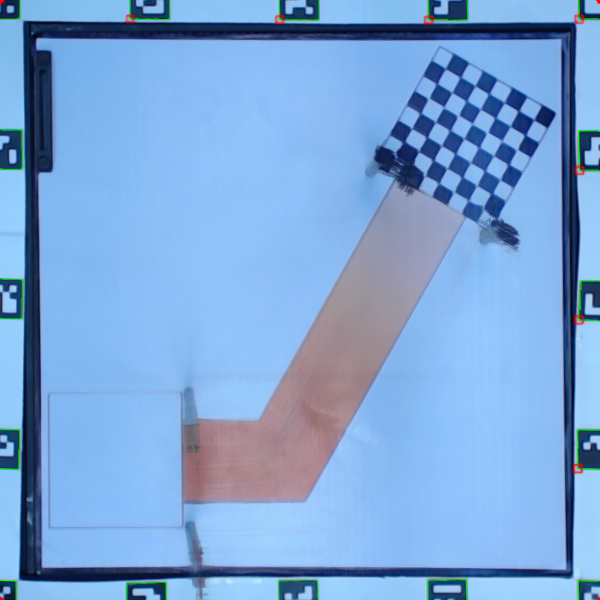
#> input picture UartPython/fieldimages/myfield.png, 600 x 600 px, found by its file name
$ python mainfindpath2plan0formyfield2.py
#> lines starting #> are read from the running program, lines starting #| are printed output that depends on the picture; after the words box and inside, x2 and y2 are one past the last pixel; in counts of white or black regions, pixels touching at a corner belong together; long printed decimals are rounded
#> further down, img is the input picture: shape (600, 600, 3); mean B, G, R 214, 165.3, 124.2
import cv2
import math
import imutils
import numpy as np
from mpl_toolkits import mplot3d
import matplotlib.pyplot as plt
from matplotlib import pyplot as plt

# [6 lines of commented-out code are left out]
def map(x, in_min, in_max, out_min, out_max):
    return (x - in_min) * (out_max - out_min) / (in_max - in_min) + out_min
def edgedetect(frame):
    # imgGrey = cv2.cvtColor(frame, cv2.COLOR_BGR2GRAY)
    # newimg = frame[40:-86, 40:-55] # พอมีไฟแล้วมาแก้ cropsize
    kernel  = np.ones((3,3),np.uint8)/ 10
    average = cv2.filter2D(frame, -1, kernel)
    edge = cv2.Canny(average, 6, 98)  # 10 71  # ส่องไฟ 6 98
#> edge: shape (520, 520); 2.2% white in thin lines or dots
    return edge
def adjustment_markpath(frame):
    # kernel = np.ones((2, 2), np.uint8) / 10
    kernelc = np.ones((3, 3), np.uint8) / 10
    opening = cv2.morphologyEx(frame, cv2.MORPH_CLOSE, kernelc)
#> opening: shape (520, 520); 2.9% white; 4 white regions, box (x1, y1, x2, y2) and area: (7, 5, 516, 520) 6978, (0, 185, 3, 520) 550, (0, 10, 13, 133) 146, (325, 122, 338, 138) 39
    dirate1 = cv2.dilate(opening, kernelc, iterations= 20) #31   มีไฟ 10
#> dirate1: shape (520, 520); 38.9% white; 2 white regions, box (x1, y1, x2, y2) and area: (0, 0, 520, 520) 100036, (0, 0, 33, 153) 5029
    erode1 = cv2.erode(dirate1, kernelc, iterations= 15) #28         5 , 7
#> erode1: shape (520, 520); 18.5% white; 2 white regions, box (x1, y1, x2, y2) and area: (0, 0, 520, 520) 47686, (0, 0, 18, 138) 2449
    # cv2.imshow('test',erode1)
    return erode1
def adjustment_chessboard(frame):
    # kernel = np.ones((2, 2), np.uint8) / 10
    kernelc = np.ones((3, 3), np.uint8) / 10
    opening = cv2.morphologyEx(frame, cv2.MORPH_CLOSE, kernelc)
    dirate1 = cv2.dilate(opening, kernelc, iterations= 9) # 8  มีไฟ 9
#> dirate1: shape (520, 520); 23.7% white; 2 white regions, box (x1, y1, x2, y2) and area: (0, 0, 520, 520) 61359, (0, 1, 22, 142) 2795
    erode1 = cv2.erode(dirate1, kernelc, iterations= 25) # 28      25
#> erode1: shape (520, 520); 3.5% white; 1 white region
    return erode1
def findendp(frame):
    pix = np.copy(frame)
    for p in range(pix.shape[0]):
        for q in range(pix.shape[1]):
            if (pix[p][q] != 0):
                pix[p][q] = 1
    fakernelme = np.array([[1,1,1],
                           [1,10,1],
                           [1,1,1]])
    filterme = cv2.filter2D(pix,-1,fakernelme)
    return np.argwhere(filterme == 11)

pathcontours=[]
thinedpath=[]
markercontours=[]
centermarkers=[] # ใช้  [x,y] ได้เลย
finishcontours=[]
centerfinish=[]
X = []
Y = []
Z = []
minpix=[]
maxpix=[]
valuepic=[]
rawZ = []
cornerpoints_skel = []
end_skel=[]
sortpoint=[]
anglespath=[]
world_position=[]
rf_list=[]
def spreadline(endpoints,thispath,picgrey):
    for i in range(len(centermarkers)):  #endpoint สั่งสลับ [x,y] เป็น [y,x]
        for j in range(len(endpoints)):  # ep x , ep y
            length = math.sqrt(pow((endpoints[j][1]-centermarkers[i][0]),2) + pow((endpoints[j][0]-centermarkers[i][1]),2))
            print('dolength=',length)
            if length <= 155.00:
                # print(length)
                markcolor = picgrey[endpoints[j][0],endpoints[j][1]]
                cv2.circle(picgrey, (endpoints[j][1],endpoints[j][0]), 7, int(markcolor), -1)
                # print('mark1=',markcolor)
                cv2.line(thispath, (centermarkers[i][0],centermarkers[i][1]), (endpoints[j][1],endpoints[j][0]), (255,255,255), 1)
                cv2.line(picgrey, (centermarkers[i][0],centermarkers[i][1]), (endpoints[j][1],endpoints[j][0]), int(markcolor), 10)
    for i in range(len(centerfinish)):  #endpoint สั่งสลับ [xcc,y] เป็น [y,x]
        for j in range(len(endpoints)):  # ep x , ep y
            length = math.sqrt(pow((endpoints[j][1]-centerfinish[i][0]),2) + pow((endpoints[j][0]-centerfinish[i][1]),2))
            # print('dolength2=',length)
            if length <= 155.00:
                # print(length)
                markcolor2 = picgrey[endpoints[j][0],endpoints[j][1]]
                cv2.circle(picgrey, (endpoints[j][1],endpoints[j][0]), 7, int(markcolor2), -1)
                # print('mark2=',markcolor2)
                cv2.line(thispath, (centerfinish[i][0],centerfinish[i][1]), (endpoints[j][1],endpoints[j][0]), (255,255,255), 1)
                cv2.line(picgrey, (centerfinish[i][0],centerfinish[i][1]), (endpoints[j][1],endpoints[j][0]), int(markcolor2), 10)

def plotmypath(frame,picgrey,order): # picgrey = newimg
    global rawZ,valuepic,temp
    temp = np.argwhere(frame == 255)
    x,y = temp.T
    # print(len(temp))
    # print("x=",len(x))
    for j in range(len(temp)):
        valuepic.append(picgrey[x[j], y[j]])
        # X.append(j[1])
        # Y.append(j[0])
        rawZ.append(picgrey[x[j], y[j]])
    # print(len(valuepic))
    maxpix.append(max(valuepic))
    minpix.append(min(valuepic))
    valuepic = []
    # print(maxpix)
    for k in range(len(rawZ)):
        # if (maxpix[i] - minpix[i]) > 10.0:
        Z.append(map(rawZ[k], minpix[order], maxpix[order], 20.0, 10.0)) # สลับ 10  20
    # print(rawZ)
    # print(Z)
    rawZ = []
def convert_coordinate(lstpixel):
    yworld = (lstpixel[0] / 520) * 370
    xworld = (lstpixel[1] / 520) * 370
    yworld = (yworld - 370) * (-1)
    xworld = (xworld - 370) * (-1)
    return [xworld,yworld]
def PathFinder(frame,tune1,tune2):
    global cornerpoints_skel
    clone = frame.copy()[40:-40, 40:-40]
    # cv2.imshow("120",clone)
    # return clone
    imgGrey = cv2.cvtColor(frame, cv2.COLOR_BGR2GRAY)
    newimg = imgGrey[40:-40, 40:-40]  #40:-86, 40:-55
    newgrey = newimg.copy()
    denoiseimg = cv2.fastNlMeansDenoising(newgrey, None, 10, 7, 21)
    cv2.imshow('raw',newimg)
    keepedge = edgedetect(newimg)
    adjustimg_markpath = adjustment_markpath(keepedge)
    adjustimg_chessboard = adjustment_chessboard(keepedge)
    contours, hierarchy = cv2.findContours(adjustimg_markpath, cv2.RETR_TREE, cv2.CHAIN_APPROX_NONE)
#> contours = 4 contours; box (x1, y1, x2, y2) and area: (0, 0, 520, 520) 87392, (146, 160, 406, 459) 26794, (15, 359, 137, 482) 14632, (0, 0, 18, 138) 2296
    contours1, hierarchy1 = cv2.findContours(adjustimg_chessboard, cv2.RETR_TREE, cv2.CHAIN_APPROX_NONE)
#> contours1 = 1 contour; box (x1, y1, x2, y2) and area: (357, 34, 489, 175) 9162

    for path in range(len(contours)):
        look = np.zeros(keepedge.shape, np.uint8)
        cv2.drawContours(look,contours,path,(255,255,255),-1)
        cv2.imshow('cnt',look)
        cv2.waitKey(0)
        if (cv2.contourArea(contours[path]) > 25000 and cv2.contourArea(contours[path]) < 50000) :
            pathcontours.append(np.zeros(keepedge.shape, np.uint8))
            cv2.drawContours(pathcontours[len(pathcontours)-1],contours,path,(255,255,255),-1)
            cv2.imshow('thinpath',pathcontours[0])
            cv2.waitKey(0)
        elif (cv2.contourArea(contours[path]) > 10000 and cv2.contourArea(contours[path]) < 25000) :
           # compute the center of the contour
            M = cv2.moments(contours[path])
            cX = int(M["m10"] / M["m00"])
            cY = int(M["m01"] / M["m00"])
            markercontours.append(np.zeros(keepedge.shape, np.uint8))
            cv2.drawContours(markercontours[len(markercontours)-1],contours,path,(255,255,255),-1)
            # cv2.circle(markercontours[len(markercontours)-1], (cX, cY), 7, (0, 0, 255), -1)
            print(len(markercontours))
            cv2.waitKey(0)
            centermarkers.append([cX, cY])
#> this loop made 4 passes
#> (cX, cY) on pass 2: (75, 419)
#| 1
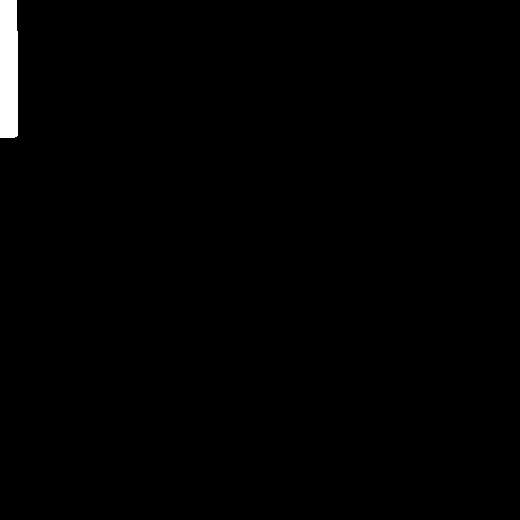
#> look: shape (520, 520); 0.91% white; 1 white region, box (x1, y1, x2, y2) and area: (0, 0, 18, 138) 2449
#> after the loop, centermarkers = [[75, 419]]; markercontours = 1 item; pathcontours = 1 item
    Mcb = cv2.moments(contours1[0])
#> Mcb = moments, m00 9162.5, centre m10/m00, m01/m00 = (422.2, 100.3)
    cXcb = int(Mcb["m10"] / Mcb["m00"])
#> cXcb = 422
    cYcb = int(Mcb["m01"] / Mcb["m00"])
#> cYcb = 100
    finishcontours.append(np.zeros(keepedge.shape, np.uint8))
    cv2.drawContours(finishcontours[0],contours1,-1,(255,255,255),-1)
    # cv2.circle(finishcontours[0], (cXcb, cYcb), 7, (0, 0, 255), -1)
    centerfinish.append([cXcb,cYcb])
    cv2.imshow('finishpls',finishcontours[0])
    cv2.imshow('marker',markercontours[0])
    cv2.waitKey(0)

    for path in range(len(pathcontours)):
        # gray = cv2.cvtColor(pathcontours[path], cv2.COLOR_BGR2GRAY)
        thined = cv2.ximgproc.thinning(pathcontours[path])
        thinedpath.append(thined)
        endpoints = findendp(thined)
        cv2.imshow('circle',thinedpath[0])
        cv2.waitKey(0)
#> this loop made 1 pass
#> (fakernelme in findendp, endpoints) on pass 1: ([[1, 1, 1], [1, 10, 1], [1, 1, 1]], [[189, 382], [421, 182]])
#> after the loop, thinedpath = 1 item
    # gradientpath = cv2.bitwise_and(,)
    ##################################  ต้องมาทำเป็นสำหรับหลาย path [0] เป็น [i]
    spreadline(endpoints,thinedpath[path],newimg) # endp ,รูปที่ thined, รูปดั้งเดิมสีเทา
#> the loop in spreadline, `for i in range(len(centermarkers)):` made 1 pass
#| dolength= 383.600
#| dolength= 107.019
#> after the loop in spreadline, `for i in range(len(centermarkers)):`: thispath: shape (520, 520); 0.16% white in thin lines or dots, all inside (x1, y1, x2, y2) = (75, 189, 383, 422)
#> the loop in spreadline, `for i in range(len(centerfinish)):` made 1 pass
#> after the loop in spreadline, `for i in range(len(centerfinish)):`: picgrey: shape (520, 520); min 14, max 202, mean 169.6
#> after the loop in spreadline, `for i in range(len(centerfinish)):`: thispath: shape (520, 520); 0.19% white in thin lines or dots, all inside (x1, y1, x2, y2) = (75, 100, 423, 422)
    fullskel = cv2.bitwise_and(pathcontours[0],thinedpath[0])
#> fullskel: shape (520, 520); 0.14% white in thin lines or dots, all inside (x1, y1, x2, y2) = (146, 165, 394, 422)
    # minus = cv2.addWeighted(fullskel,-1,thinedpath[0],1,0)
    endpoints2= findendp(fullskel) # หา จุดปลายใหม่ของ เส้นที่ ตเิมความยาวั้ง คอนทัวทั้งหมดแล้ว
#> after the loop in findendp (call 2), `for p in range(pix.shape[0]):`:
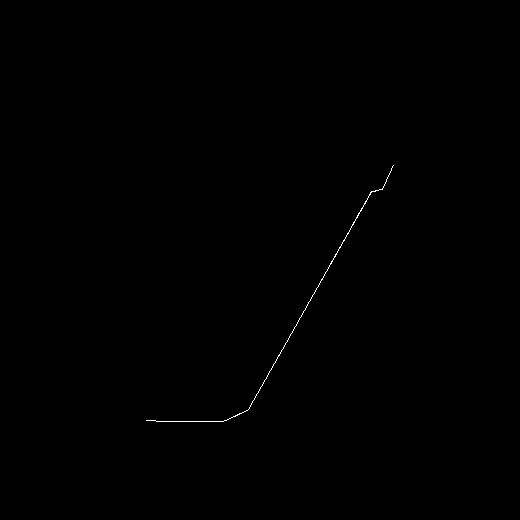
#> pix: shape (520, 520); values 0 (black) and 1 (white), 0.14% white in thin lines or dots, all inside (x1, y1, x2, y2) = (146, 165, 394, 422)
#> endpoints2 = [[165, 393], [420, 146]]
    spreadline(endpoints2,fullskel,denoiseimg)
#> the loop in spreadline (call 2), `for i in range(len(centermarkers)):` made 1 pass
#| dolength= 406.989
#| dolength= 71.007
#> after the loop in spreadline (call 2), `for i in range(len(centermarkers)):`: thispath: shape (520, 520); 0.17% white in thin lines or dots, all inside (x1, y1, x2, y2) = (75, 165, 394, 422)
#> the loop in spreadline (call 2), `for i in range(len(centerfinish)):` made 1 pass
#> after the loop in spreadline (call 2), `for i in range(len(centerfinish)):`:
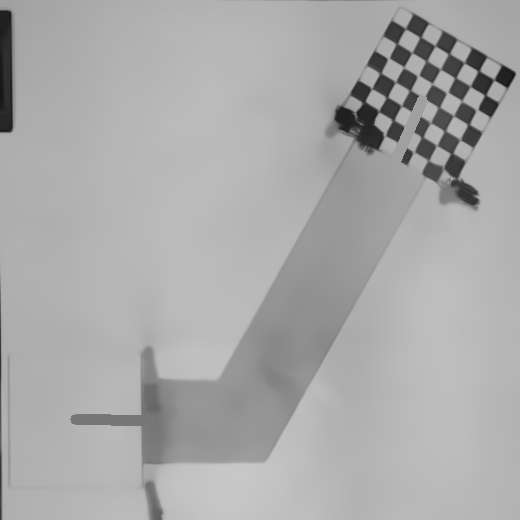
#> picgrey: shape (520, 520); min 21, max 199, mean 169.6
    contours2, hierarchy2 = cv2.findContours(fullskel, cv2.RETR_TREE, cv2.CHAIN_APPROX_NONE)
#> contours2 = 1 contour; box (x1, y1, x2, y2) and area: (75, 100, 423, 422) 25
    # print(len(contours2))
    epsilon = 0.05*cv2.arcLength(contours2[0],True)
#> epsilon = 56.46
    approx = cv2.approxPolyDP(contours2[0],epsilon,True)
#> approx = [[422, 100], [247, 410], [75, 419], [247, 410]]
    approximg = np.zeros(keepedge.shape, np.uint8)
#> approximg: shape (520, 520); every value is 0
    cv2.drawContours(approximg,approx,-1,(255,255,255),3)
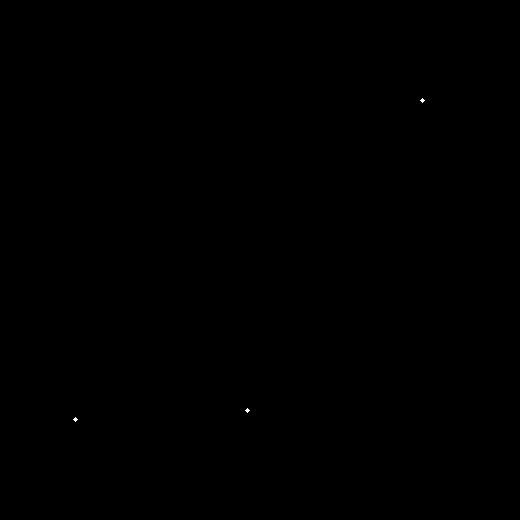
#> approximg: shape (520, 520); 0.01% white in thin lines or dots, all inside (x1, y1, x2, y2) = (73, 98, 425, 422)

    for ap in range(len(approx)):
        if list(approx[ap][0]) not in cornerpoints_skel:
            cornerpoints_skel.append(list(approx[ap][0]))
#> this loop made 4 passes
#> after the loop, cornerpoints_skel = [[422, 100], [247, 410], [75, 419]]
    for n in range(len(endpoints2)):
        end_skel.append(list(endpoints2[n]))
#> this loop made 2 passes
#> after the loop, end_skel = [[165, 393], [420, 146]]
    # ปรับ พิกัดของ endpoints
    for e in end_skel:
        e.reverse()
#> this loop made 2 passes
    for n in range(len(end_skel)):
        if list(end_skel[n]) not in cornerpoints_skel:
            cornerpoints_skel.append(list(end_skel[n]))
#> after the loop, cornerpoints_skel = [[422, 100], [247, 410], [75, 419], [393, 165], [146, 420]]
    print("corner=",cornerpoints_skel)
#| corner= [[422, 100], [247, 410], [75, 419], [393, 165], [146, 420]]
    cv2.imshow("approximg",approximg)
    pcolor = 10
    for p in range(len(cornerpoints_skel)):
        cv2.circle(clone, (cornerpoints_skel[p][0],cornerpoints_skel[p][1]), 7, (255-(3*pcolor),255-(2*pcolor),255-(pcolor)), -1)
        pcolor+=20
#> this loop made 5 passes
#> pcolor on passes 1 to 5: 30, 50, 70, 90, 110
#> after the loop, pcolor = 110
    cv2.circle(clone, (422,100), 7, (0,255,0), -1)
#> clone: shape (520, 520, 3); mean B, G, R 227, 176.1, 134.7
    ##################### sort points in line ##############################################
    startpoint = centermarkers[0]
#> startpoint = [75, 419]
    print("start",startpoint)
#| start [75, 419]
    sortpoint.append(startpoint)
    # print(contours2[0][0])
    count = 0
    for p in range(len(contours2[0])):
        for q in range(len(cornerpoints_skel)):
            if count == 0:
                if list(contours2[0][p][0]) == sortpoint[0] :
                    count = 1
            if count == 1:
                if list(contours2[0][p][0]) == cornerpoints_skel[q] :
                    # print(list(contours2[0][p][0]),cornerpoints_sskel[q])
                    if  cornerpoints_skel[q] not in sortpoint:
                        sortpoint.append(cornerpoints_skel[q])
                        print(cornerpoints_skel[q])
                    if len(sortpoint) == len(cornerpoints_skel):
                        break
#> this loop made 980 passes
#| [146, 420]
#| [247, 410]
#| [393, 165]
#> after the loop, count = 1; sortpoint = [[75, 419], [146, 420], [247, 410], [393, 165]]
    for p in range(len(contours2[0])):
        for q in range(len(cornerpoints_skel)):
            if list(contours2[0][p][0]) == cornerpoints_skel[q] :
                if  cornerpoints_skel[q] not in sortpoint:
                    sortpoint.append(cornerpoints_skel[q])
                    print(cornerpoints_skel[q])
                if len(sortpoint) == len(cornerpoints_skel):
                    break
#> after the loop, sortpoint = [[75, 419], [146, 420], [247, 410], [393, 165], [422, 100]]
    print("sort=",sortpoint)
#| sort= [[75, 419], [146, 420], [247, 410], [393, 165], [422, 100]]
    qcolor = 10
    clone2 = frame.copy()[40:-40, 40:-40]
    for p in range(len(sortpoint)):
        cv2.circle(clone2, (sortpoint[p][0],sortpoint[p][1]), 7, (255-(3*qcolor),255-(2*qcolor),255-(qcolor)), -1)
        qcolor+=20
#> this loop made 5 passes
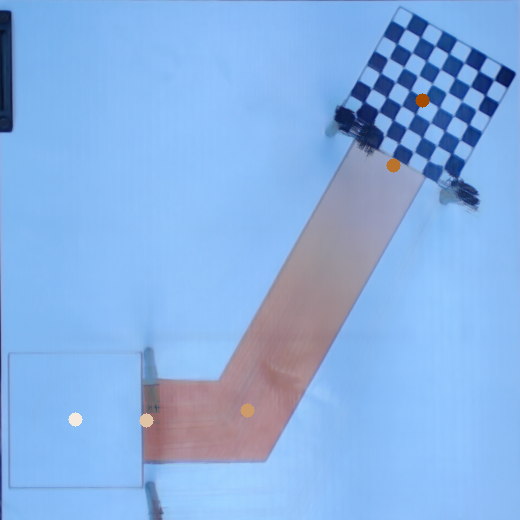
#> clone2: shape (520, 520, 3); mean B, G, R 227.1, 176.1, 134.9
#> after the loop, qcolor = 110
    for poi in range(len(sortpoint)-1):
        cv2.line(clone2, (sortpoint[poi][0],sortpoint[poi][1]), (sortpoint[poi+1][0],sortpoint[poi+1][1]), (255,255,255), 1)
#> clone2: shape (520, 520, 3); 0.18% of pixels changed, all inside (x1, y1, x2, y2) = (75, 100, 423, 421)
    cv2.circle(clone2, (sortpoint[3][0],sortpoint[3][1]), 7, (0,255,0), -1)
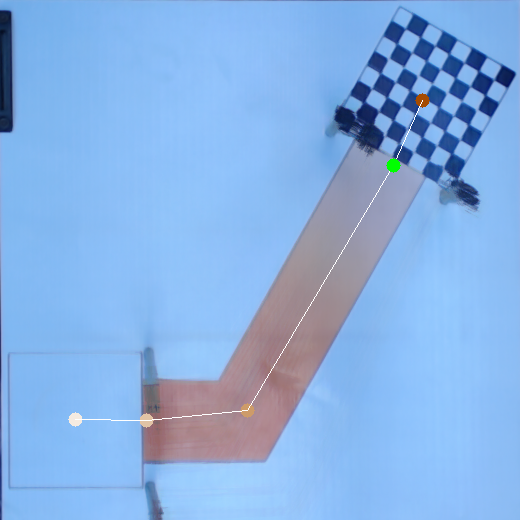
#> clone2: shape (520, 520, 3); mean B, G, R 227.2, 176.4, 135
    ########### sortpoint เป็น list ของ เส้นทางที่เรียงจุดกันแล้ว
    ##########################  หามุม ##############################
    for p in range(len(sortpoint)-1):
        ang = math.degrees(math.atan2(sortpoint[p+1][1]-sortpoint[p][1],sortpoint[p+1][0]-sortpoint[p][0]))
        if ang < 0 :
            ang += 360
        # ang+=90
        print('p',sortpoint[p])
        print('p+1',sortpoint[p+1])
        print('now-ang= ',ang)
        anglespath.append(ang)
#> this loop made 4 passes
#> ang on passes 1 to 4: 0.807, 354.3, 300.8, 294
#| p [75, 419]
#| p+1 [146, 420]
#| now-ang=  0.8069
#| p [146, 420]
#| p+1 [247, 410]
#| now-ang=  354.346
#| p [247, 410]
#| p+1 [393, 165]
#| now-ang=  300.791
#| p [393, 165]
#> (further printed lines are left out)
#> after the loop, anglespath = [0.807, 354.3, 300.8, 294]
    ######################### เปลี่ยน coordinate ###################
    for p in range(len(sortpoint)):
        world_position.append(convert_coordinate(sortpoint[p]))
#> this loop made 5 passes
#> (yworld in convert_coordinate, xworld in convert_coordinate) on passes 1 to 5: (316.6, 71.87), (266.1, 71.15), (194.2, 78.27), (90.37, 252.6), (69.73, 298.8)
#> after the loop, world_position = [[71.87, 316.6], [71.15, 266.1], [78.27, 194.2], [252.6, 90.37], [298.8, 69.73]]
    print("world_position",world_position)
#| world_position [[71.865, 316.635], [71.154, 266.115], [78.269, 194.25], [252.596, 90.365], [298.846, 69.731]]
    for p in range(len(world_position)-1):
        normy = math.sqrt(math.pow((world_position[p+1][1]-world_position[p][1]),2)+math.pow((world_position[p+1][0]-world_position[p][0]),2))
        rf_list.append(normy)
#> this loop made 4 passes
#> normy on passes 1 to 4: 50.52, 72.22, 202.9, 50.64
#> after the loop, rf_list = [50.52, 72.22, 202.9, 50.64]
    print(rf_list)
#| [50.524, 72.217, 202.933, 50.644]
    print(newimg.shape)
#| (520, 520)
    ################  plot 3d  ######################
    plotmypath(fullskel,denoiseimg,0)
#> in plotmypath, `temp = np.argwhere(frame == 255)`: temp = 516 pairs, first value 100 to 421, second value 75 to 422
#> in plotmypath, `x,y = temp.T`: x = 516 values from 100 to 421; y = 516 values, max 422 at index 0, min 75 at index 362, mean 278.3
#> after the loop in plotmypath, `for j in range(len(temp)):`: rawZ = 516 values, max 160 at index 0, min 117 at index 443, mean 143.9; valuepic has the same summary as rawZ
#> after the loop in plotmypath, `for k in range(len(rawZ)):`: Z = 516 values, max 20 at index 443, min 10 at index 0, mean 13.73
    cv2.imshow('grey',newimg)
    cv2.imshow('denosie',denoiseimg)
    cv2.imshow('point',clone)
    cv2.imshow('point2',clone2)
    fig = plt.figure()
    ax = plt.axes(projection="3d")
    x, y = temp.T
#> x = 516 values from 100 to 421
    # ax.plot3D(X, Y, Z, 'gray')
    ax.scatter3D(x,y, Z, c=Z, cmap='hsv')
    ax.set_xlabel('X Label')
    ax.set_ylabel('Y Label')
    ax.set_zlabel('Z Label')
    # x, y = temp.T
    # plt.scatter(x,y)
    plt.show()
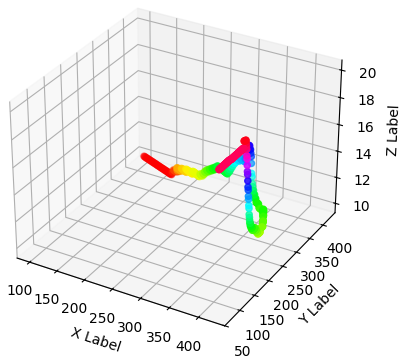
#> figure drawn by matplotlib, 1 panel
    cv2.waitKey(0)
    # return adjustimg_chessboard

######################################## main ########################################################
img = cv2.imread('fieldimages/myfield.png', cv2.IMREAD_COLOR)
# img = cv2.imread('fieldimages/myfieldgogo.png', cv2.IMREAD_COLOR)
cv2.namedWindow('tuner')
def nothing(x):
    pass
# create min
cv2.createTrackbar('min','tuner',10,200,nothing)
# create trackbars for max
cv2.createTrackbar('max','tuner',10,200,nothing)
# create tratrackbars for erosion contours
# cv2.createTrackbar('erodeCon','tuner',1,10,nothing)

while(1):
    tune1 = cv2.getTrackbarPos('min','tuner')
    tune2 = cv2.getTrackbarPos('max','tuner')
    x = img.copy()
    func = PathFinder(x,tune1,tune2)
    cv2.imshow('tuner',func)
    # cv2.imwrite('fieldimages/adjustfield.png', func)
    cv2.waitKey(10)
# x = img.copy()
# func = PathFinder(x,tune1,tune2)
